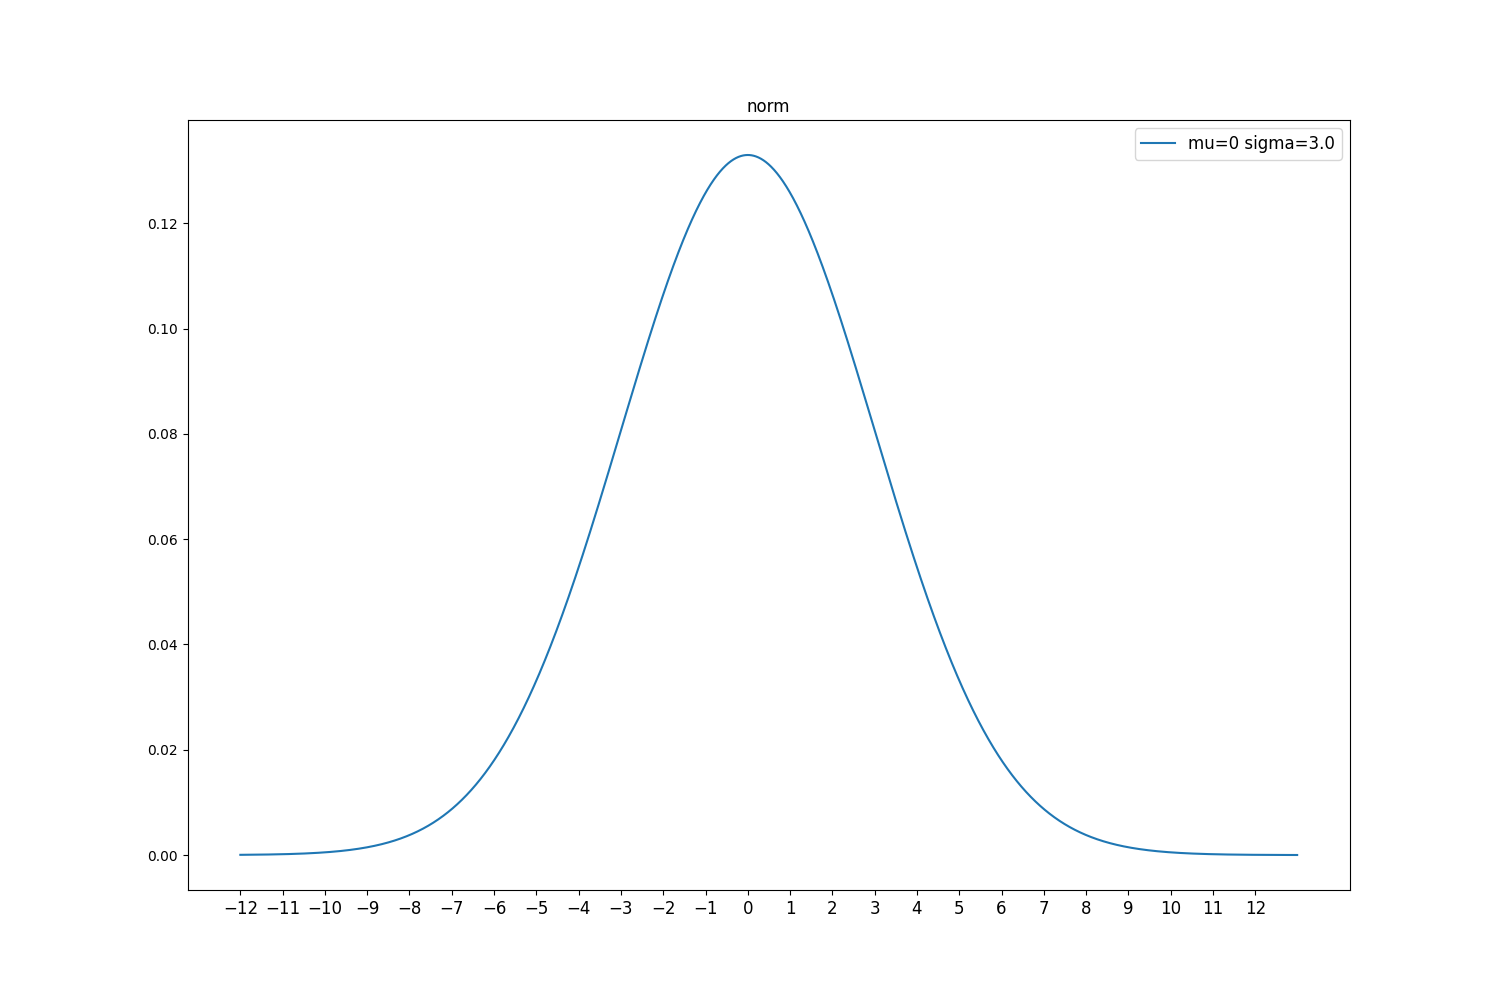

The Julia source for this figure:
using PyCall
using PyPlot

# numpy呼び出し
np = pyimport("numpy")

# 確率密度関数
function norm(x, mu, sigma)
    return np.exp(-((x .- mu) ./ sigma).^2 ./ 2) ./ (np.sqrt(2 * np.pi) .* sigma)
end

function main()
    mu, sigma = 0, 3.0
    x = np.arange(-12.0, 13.0, 0.01)
    xtick = np.arange(-12.0, 13.0, 1.0)

    #描画
    figure(figsize=(15, 10))
    plot(x, norm(x, mu, sigma), label="mu=$(mu) sigma=$(sigma)")
    xticks(xtick, fontsize=12)
    legend(fontsize=12)
    title("norm")  
    savefig("norm.png")
end

if abspath(PROGRAM_FILE) == abspath(@__FILE__)
    main()
end